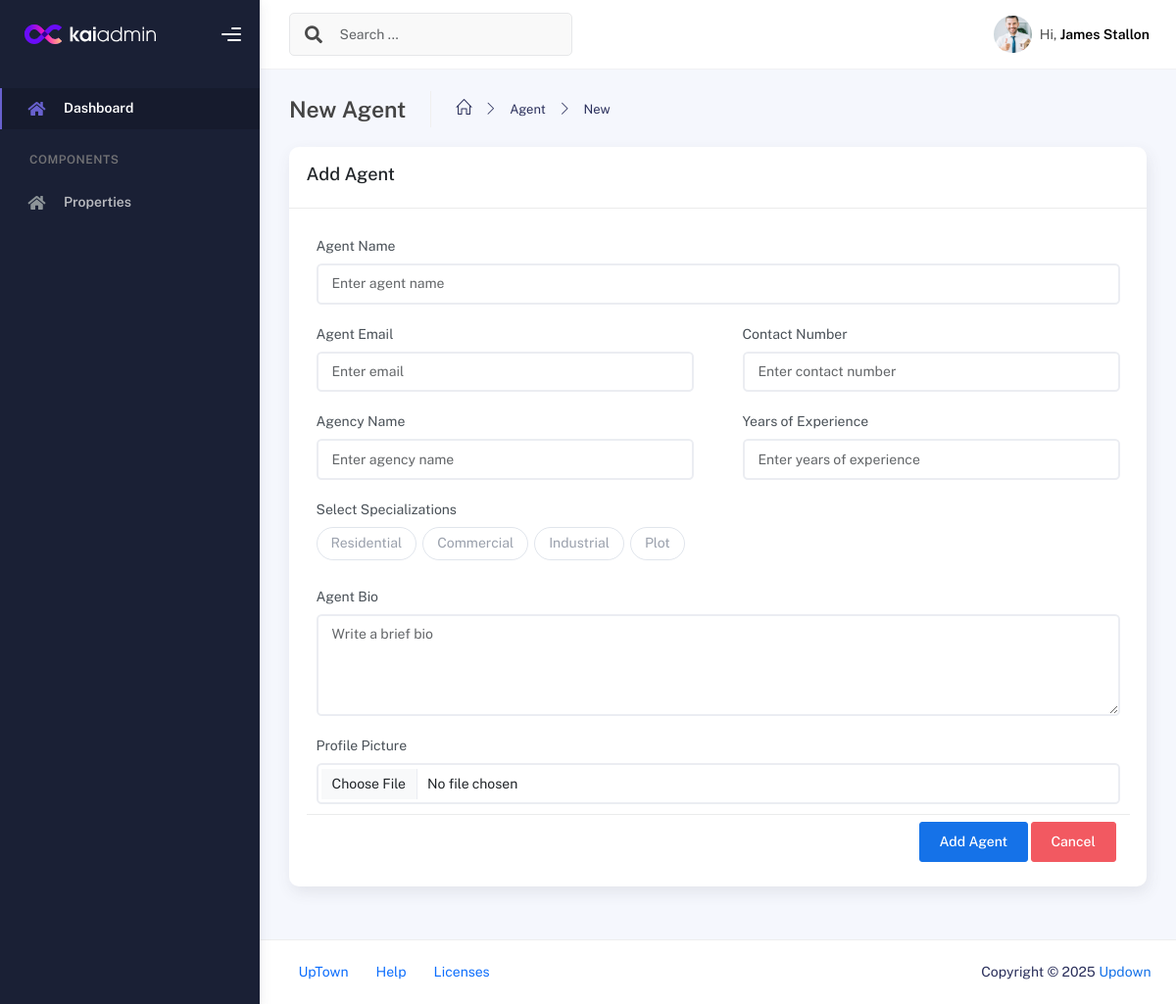
/dashboard/new-agent.php (signed in), run on the app's committed database.
### tables this page shows
CREATE TABLE property_categories (
    id INT AUTO_INCREMENT PRIMARY KEY,
    name VARCHAR(100) NOT NULL,
    description TEXT,
    created_at TIMESTAMP DEFAULT CURRENT_TIMESTAMP
);

### dashboard/backend/add-agent.php (called while the page is built, shortened)
<?php
try {
    $cat = $conn->prepare("SELECT `id`, `name` FROM `property_categories`;");
    $cat->execute();
    $categories = $cat->fetchAll(PDO::FETCH_ASSOC);
} catch (PDOException $e) {
    die("Database error: " . $e->getMessage());
}

### dashboard/new-agent.php (the view, shortened to what this page needs)
<?php
require_once "components/header.php";
require_once "backend/add-agent.php"; ?>
<div class="col-md-12">
    <div class="card">
        <div class="card-header">
            <h5 class="fw-mediumbold">Add Agent</h5>
        </div>
        <div class="card-body">
            <form action="" method="POST" enctype="multipart/form-data">
                <div class="row">
                    <div class="col-md-12">
                        <div class="form-group">
                            <label for="name">Agent Name</label>
                            <input type="text" class="form-control" id="name" name="name" placeholder="Enter agent name" required value="<?php echo htmlspecialchars($agent['name'] ?? ''); ?>">
                        </div>
                    </div>
                </div>
                <div class="row">
                    <div class="col-md-6 col-lg-6 col-12">
                        <div class="form-group">
                            <label for="email">Agent Email</label>
                            <input type="email" class="form-control" id="email" name="email" placeholder="Enter email" required value="<?php echo htmlspecialchars($agent['email'] ?? ''); ?>">
                        </div>
                        <div class="form-group">
                            <label for="agency">Agency Name</label>
                            <input type="text" class="form-control" id="agency" name="agency" placeholder="Enter agency name" required value="<?php echo htmlspecialchars($agent['agency'] ?? ''); ?>">
                        </div>
                    </div>
                    <div class="col-md-6 col-lg-6 col-12">
                        <div class="form-group">
                            <label for="contact">Contact Number</label>
                            <input type="text" class="form-control" id="contact" name="contact" placeholder="Enter contact number" value="<?php echo htmlspecialchars($agent['contact'] ?? ''); ?>">
                        </div>
                        <div class="form-group">
                            <label for="experience">Years of Experience</label>
                            <input type="number" class="form-control" id="experience" name="experience" placeholder="Enter years of experience" required value="<?php echo htmlspecialchars($agent['experience'] ?? ''); ?>" min="0">
                        </div>
                    </div>
                </div>
                <div class="col-md-12">
                    <div class="form-group">
                        <label class="form-label d-block">Select Specializations </label>
                        <div class="selectgroup selectgroup-secondary selectgroup-pills">
                            <?php foreach ($categories as $category): ?>
                                <label class="selectgroup-item">
                                    <span class="selectgroup-button">
                                        <?php echo htmlspecialchars($category['name']); ?>
                                    </span>
                                </label>
                            <?php endforeach; ?>
                        </div>
                    </div>
                </div>
                <div class="form-group">
                    <label for="bio">Agent Bio</label>
                    <textarea class="form-control" id="bio" name="bio" rows="4" placeholder="Write a brief bio" required><?php echo htmlspecialchars($agent['bio'] ?? ''); ?></textarea>
                </div>
                <div class="form-group">
                    <label for="profile_pic">Profile Picture</label>
                    <input type="file" class="form-control" id="profile_pic" name="profile_pic" accept="image/*">
                </div>
                <div class="card-footer text-end">
                    <button type="submit" class="btn btn-primary">Add Agent</button>
                    <button type="button" class="btn btn-danger" onclick="window.location.href='all-agents.php';">Cancel</button>
                </div>
            </form>
        </div>
    </div>
</div>
<?php require_once "components/footer.php"; ?>

### data on the page
property_categories: name "Residential"
property_categories: name "Commercial"
property_categories: name "Industrial"
property_categories: name "Plot"

### other printed values
$_SESSION['name'] "James Stallon"
$title "New Agent"
$mainPage "Agent"
$page "New"
